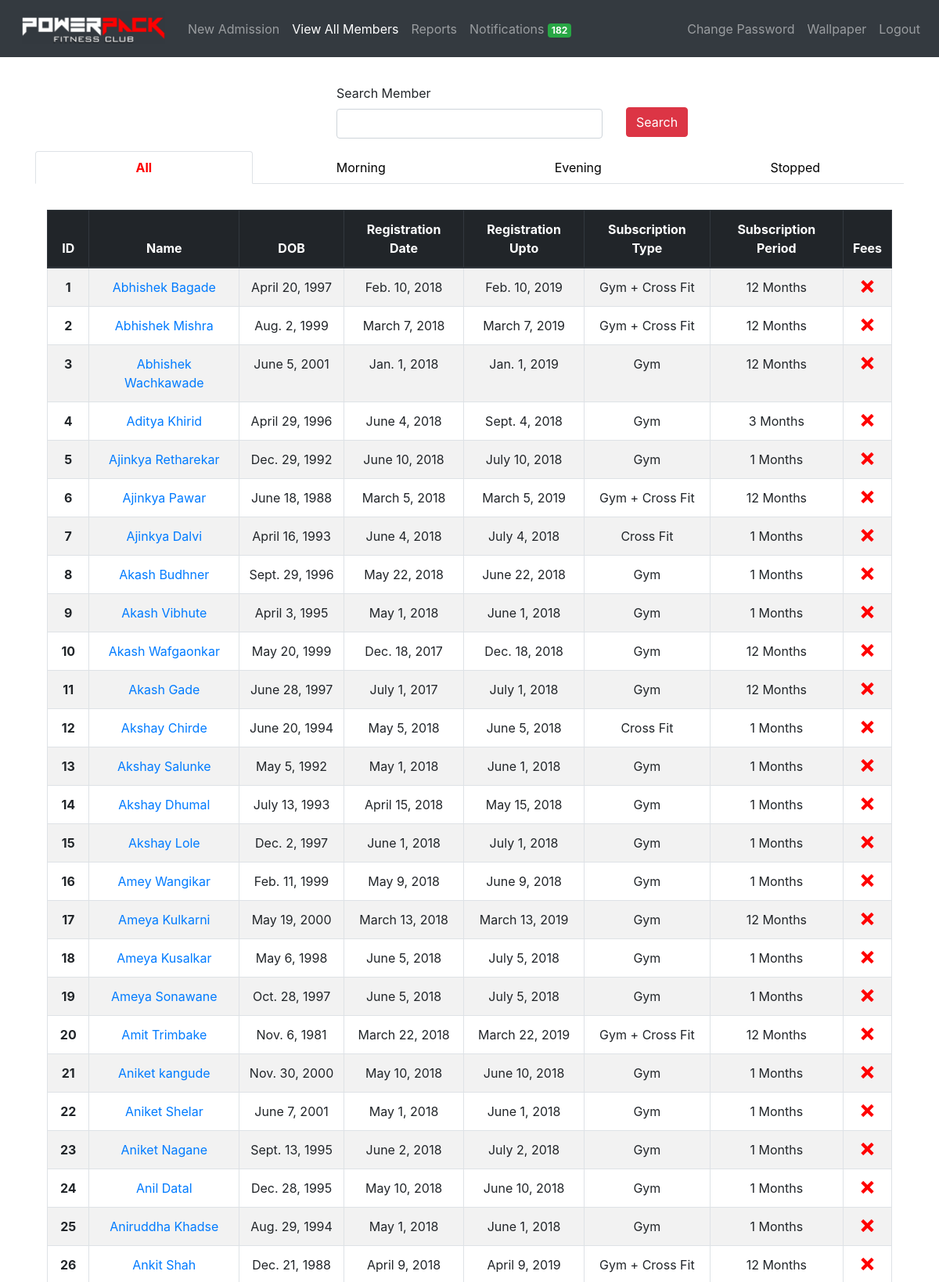
Page /members/view/ (signed in, upper part) on the committed database.
### members/models.py (models this page shows, shortened)
class Member(models.Model):
    member_id = models.AutoField(primary_key=True)
    first_name = models.CharField(('First Name'), max_length=50)
    last_name = models.CharField(('Last Name'), max_length=50)
    mobile_number = models.CharField(('Mobile Number'), max_length=10, unique=True)
    email = models.EmailField(null=True, blank=True)
    address = models.CharField(max_length=300, blank=True)
    medical_history = models.CharField(('Medical History'), max_length=300, blank=True, default='None')
    admitted_on = models.DateField(auto_now_add=True)
    registration_date = models.DateField(('Registration Date'), default='dd/mm/yyyy')
    registration_upto = models.DateField()
    dob = models.DateField(default='dd/mm/yyyy')
    subscription_type  = models.CharField(
                                ('Subscription Type'),
                                max_length=30,
                                choices=SUBSCRIPTION_TYPE_CHOICES,
                                default=SUBSCRIPTION_TYPE_CHOICES[0][0]
                            )
    subscription_period = models.CharField(
                                ('Subscription Period'),
                                max_length=30,
                                choices=SUBSCRIPTION_PERIOD_CHOICES,
                                default=SUBSCRIPTION_PERIOD_CHOICES[0][0]
                            )
    amount = models.CharField(max_length=30)
    fee_status = models.CharField(
                                ('Fee Status'),
                                max_length=30,
                                choices=FEE_STATUS,
                                default=FEE_STATUS[0][0]
                            )
    batch = models.CharField(
                                max_length=30,
                                choices=BATCH,
                                default=BATCH[0][0]
                            )
    photo = models.FileField(upload_to='photos/', blank=True)
    notification = models.IntegerField(default=2, blank=True)
    stop = models.IntegerField(('Status'), choices=STATUS, default=STATUS[0][0], blank=True)

### members/views.py (the view)
# urls.py: path('view/', login_required(views.view_member), name='view_member'),
def view_member(request):
    view_all = Member.objects.filter(stop=0).order_by('first_name')
    paginator = Paginator(view_all, 100)
    try:
        page = request.GET.get('page', 1)
        view_all = paginator.page(page)
    except PageNotAnInteger:
        view_all = paginator.page(1)
    except EmptyPage:
        view_all = paginator.page(paginator.num_pages)
    search_form = SearchForm()
    evening = Member.objects.filter(batch='evening', stop=0).order_by('first_name')
    morning = Member.objects.filter(batch='morning', stop=0).order_by('first_name')
    stopped = Member.objects.filter(stop=1).order_by('first_name')
    context = {
        'all': view_all,
        'morning': morning,
        'evening': evening,
        'stopped': stopped,
        'search_form': search_form,
        'subs_end_today_count': get_notification_count(),
    }
    return render(request, 'view_member.html', context)

### members/models.py (shortened to what this page needs)
class SearchForm(forms.Form):
    search = forms.CharField(label='Search Member', max_length=100, required=False)

### members/templatetags/tags.py (called while the page is built)
@register.filter(name='add_css')
def add_css(field, css):
    return field.as_widget(attrs={"class": css})

### notifications/config.py (called while the page is built)
def get_notification_count():
    NOTIF_COUNT = Member.objects.filter(
        registration_upto__gte=datetime.datetime.now(),
        registration_upto__lte=datetime.date.today() + datetime.timedelta(days=1),
        notification=1).exclude(stop=1)
    PENDING_COUNT = Member.objects.filter(fee_status='pending', notification=1).exclude(stop=1)
    return (NOTIF_COUNT | PENDING_COUNT).distinct().count()

### members/templates/view_member.html (shortened to what this page needs)
{% extends 'base.html' %}
{% load tags %}
{% load staticfiles %}
{% block content %}
<div class="container" style="margin-top: 3%">
    <form method="POST" action="{% url 'search_member' %}">
        <div class="row">
            <div class="form-group col"></div>
            <div class="form-group col">
                <label for="search">{{ search_form.search.label }}</label>
                {{ search_form.search | add_css:"form-control" }}
            </div>
            <div class="{% if not result %} col {% endif %}">
              <button type="submit" id="submit" class="btn btn-danger" style="margin-top: 30px;">Search</button>
            </div>
        </div>
    </form>
</div>
{% if result %}
  <div class="container" style="margin-top: 3%">
      <table class="table table-striped table-bordered">
        <thead class="text-center thead-dark">
          <tr>
            <th scope="col">ID</th>
            <th scope="col">Name</th>
            <th scope="col">DOB</th>
            <th scope="col">Registration Date</th>
            <th scope="col">Registration Upto</th>
            <th scope="col">Subscription Type</th>
            <th scope="col">Subscription Period</th>
            <th scope="col">Fees</th>
            <th scope="col">Delete User</th>
          </tr>
        </thead>
        <tbody class="text-center">
          {% for member in result %}
            <tr>
              <th scope="row">{{ forloop.counter }}</th>
              <td><a href="/members/update/{{ member.member_id }}">{{ member.first_name }} {{ member.last_name }}</a></td>
              <td>{{ member.dob }}</td>
              <td>{{ member.registration_date }}</td>
              <td>{{ member.registration_upto }}</td>
              <td>{{ member.get_subscription_type_display }}</td>
              <td>{{ member.subscription_period }} Months</td>
              <td>
                  {% if member.fee_status == 'paid' %}
                  <span class="icon-checkmark" style="color: green"></span>
                  {% else %}
                  <span class="icon-cross" style="color: red"></span>
                  {% endif %}
              </td>
              <td><a href="/members/delete/{{ member.member_id }}/"><button class="btn btn-danger" onclick="return confirm('Are you sure you want to delete this? This will permanently delete the record!')">Delete</button></a></td>
            </tr>
          {% endfor %}
          </tbody>
      </table>
  </div>
{% else %}
  <ul class="nav nav-tabs nav-justified" id="myTab" role="tablist">
    <li class="nav-item">
      <a class="nav-link active" id="home-tab" data-toggle="tab" href="#all" role="tab" aria-controls="home" aria-selected="true">All</a>
    </li>
    <li class="nav-item">
      <a class="nav-link" id="home-tab" data-toggle="tab" href="#morning" role="tab" aria-controls="home" aria-selected="true">Morning</a>
    </li>
    <li class="nav-item">
      <a class="nav-link" id="profile-tab" data-toggle="tab" href="#evening" role="tab" aria-controls="profile" aria-selected="false">Evening</a>
    </li>
    <li class="nav-item">
      <a class="nav-link" id="profile-tab" data-toggle="tab" href="#stopped" role="tab" aria-controls="stopped" aria-selected="false">Stopped</a>
    </li>
  </ul>
  <div class="tab-content" id="myTabContent">
    <div class="tab-pane fade show active" id="all" role="tabpanel" aria-labelledby="home-tab">
      <div class="container" style="margin-top: 3%">
          <table class="table table-striped table-bordered">
            <thead class="text-center thead-dark">
              <tr>
                <th scope="col">ID</th>
                <th scope="col">Name</th>
                <th scope="col">DOB</th>
                <th scope="col">Registration Date</th>
                <th scope="col">Registration Upto</th>
                <th scope="col">Subscription Type</th>
                <th scope="col">Subscription Period</th>
                <th scope="col">Fees</th>
              </tr>
            </thead>
            <tbody class="text-center">
              {% for member in all %}
                <tr>
                  <th scope="row">{{ all.start_index|add:forloop.counter0  }}</th>
                  <td><a href="/members/update/{{ member.member_id }}">{{ member.first_name }} {{ member.last_name }}</a></td>
                  <td>{{ member.dob }}</td>
                  <td>{{ member.registration_date }}</td>
                  <td>{{ member.registration_upto }}</td>
                  <td>{{ member.get_subscription_type_display }}</td>
                  <td>{{ member.subscription_period }} Months</td>
                  <td>
                      {% if member.fee_status == 'paid' %}
                      <span class="icon-checkmark" style="color: green"></span>
                      {% else %}
                      <span class="icon-cross" style="color: red"></span>
                      {% endif %}
                  </td>
                </tr>
              {% endfor %}
              </tbody>
          </table>
      </div>
    </div>
  </div>
{% endif %}
{% endblock %}

### templates/base.html (shortened to what this page needs)
<!doctype html>
{% load static %}
<html lang="en">
  <head>
    <link rel="stylesheet" href="{% static 'css/bootstrap.min.css' %}">
    <link rel="stylesheet" href="{% static 'css/style.css' %}">
  </head>
  <body>
    <nav class="navbar navbar-expand-lg navbar-dark bg-dark">
      <a class="navbar-brand" href="/"><img src="{% static 'images/p_logo.png' %}" class="img-fluid" style="width: 200px"></a>
      {% if request.user.username %}
      <div class="collapse navbar-collapse" id="navbarNav">
        <ul class="navbar-nav">
          <li class="nav-item {% if request.resolver_match.url_name == 'members' %} active {% endif %}">
            <a class="nav-link" href="{% url 'members'%}">New Admission<span class="sr-only">(current)</span></a>
          </li>
          <li class="nav-item  {% if request.resolver_match.url_name == 'view_member' %} active {% endif %}">
            <a class="nav-link" href="{% url 'view_member'%}">View All Members</a>
          </li>
          <li class="nav-item {% if request.resolver_match.url_name == 'reports' %} active {% endif %}">
            <a class="nav-link" href="{% url 'reports' %}">Reports</a>
          </li>
          <li class="nav-item  {% if request.resolver_match.url_name == 'notifications' %} active {% endif %}">
            <a class="nav-link" href="{% url 'notifications'%}">Notifications <span class="badge badge-success">{{ subs_end_today_count }}</span></a>
          </li>
        </ul>
        <ul class="navbar-nav ml-auto">
          <li class="nav-item {% if request.resolver_match.url_name == 'change_password' %} active {% endif %}">
              <a class="nav-link" href="{% url 'change_password'%}">Change Password</a>
          </li>
          <li class="nav-item  {% if request.resolver_match.url_name == 'set_wallpaper' %} active {% endif %}">
              <a class="nav-link" href="{% url 'set_wallpaper'%}">Wallpaper<span class="sr-only">(current)</span></a>
          </li>
          <li class="nav-item">
            <a class="nav-link" href="{% url 'logout'%}">Logout</a>
          </li>
        </ul>
        {% endif %}
      </div>
    </nav>
    <div class="container">
        {% block content %}
        {% endblock %}
    </div>
  </body>
</html>

### static/css/style.css (style rules this page uses)
[class^="icon-"], [class*=" icon-"] { font-family: 'icomoon' !important; speak: none; font-style: normal; font-weight: normal; font-variant: normal; text-transform: none; line-height: 1; -webkit-font-smoothing: antialiased; -moz-osx-font-smoothing: grayscale; }
.icon-cross:before { content: "\ea0f"; }
.nav-tabs .nav-item.show .nav-link, .nav-tabs .nav-link { color: black; }
.nav-tabs .nav-item.show .nav-link, .nav-tabs .nav-link.active { color: red; font-weight: bold; }

### rows in the picture
Member: start_index|add "1", first_name "Abhishek", last_name "Bagade", dob "April 20, 1997", registration_date "Feb. 10, 2018", registration_upto "Feb. 10, 2019", subscription_type "Gym + Cross Fit", subscription_period "12"
Member: start_index|add "2", first_name "Abhishek", last_name "Mishra", dob "Aug. 2, 1999", registration_date "March 7, 2018", registration_upto "March 7, 2019", subscription_type "Gym + Cross Fit", subscription_period "12"
Member: start_index|add "3", first_name "Abhishek", last_name "Wachkawade", dob "June 5, 2001", registration_date "Jan. 1, 2018", registration_upto "Jan. 1, 2019", subscription_type "Gym", subscription_period "12"
Member: start_index|add "4", first_name "Aditya", last_name "Khirid", dob "April 29, 1996", registration_date "June 4, 2018", registration_upto "Sept. 4, 2018", subscription_type "Gym", subscription_period "3"
Member: start_index|add "5", first_name "Ajinkya", last_name "Retharekar", dob "Dec. 29, 1992", registration_date "June 10, 2018", registration_upto "July 10, 2018", subscription_type "Gym", subscription_period "1"
Member: start_index|add "6", first_name "Ajinkya", last_name "Pawar", dob "June 18, 1988", registration_date "March 5, 2018", registration_upto "March 5, 2019", subscription_type "Gym + Cross Fit", subscription_period "12"
Member: start_index|add "7", first_name "Ajinkya", last_name "Dalvi", dob "April 16, 1993", registration_date "June 4, 2018", registration_upto "July 4, 2018", subscription_type "Cross Fit", subscription_period "1"
Member: start_index|add "8", first_name "Akash", last_name "Budhner", dob "Sept. 29, 1996", registration_date "May 22, 2018", registration_upto "June 22, 2018", subscription_type "Gym", subscription_period "1"
Member: start_index|add "9", first_name "Akash", last_name "Vibhute", dob "April 3, 1995", registration_date "May 1, 2018", registration_upto "June 1, 2018", subscription_type "Gym", subscription_period "1"
Member: start_index|add "10", first_name "Akash", last_name "Wafgaonkar", dob "May 20, 1999", registration_date "Dec. 18, 2017", registration_upto "Dec. 18, 2018", subscription_type "Gym", subscription_period "12"
Member: start_index|add "11", first_name "Akash", last_name "Gade", dob "June 28, 1997", registration_date "July 1, 2017", registration_upto "July 1, 2018", subscription_type "Gym", subscription_period "12"
Member: start_index|add "12", first_name "Akshay", last_name "Chirde", dob "June 20, 1994", registration_date "May 5, 2018", registration_upto "June 5, 2018", subscription_type "Cross Fit", subscription_period "1"
Member: start_index|add "13", first_name "Akshay", last_name "Salunke", dob "May 5, 1992", registration_date "May 1, 2018", registration_upto "June 1, 2018", subscription_type "Gym", subscription_period "1"
Member: start_index|add "14", first_name "Akshay", last_name "Dhumal", dob "July 13, 1993", registration_date "April 15, 2018", registration_upto "May 15, 2018", subscription_type "Gym", subscription_period "1"
Member: start_index|add "15", first_name "Akshay", last_name "Lole", dob "Dec. 2, 1997", registration_date "June 1, 2018", registration_upto "July 1, 2018", subscription_type "Gym", subscription_period "1"
Member: start_index|add "16", first_name "Amey", last_name "Wangikar", dob "Feb. 11, 1999", registration_date "May 9, 2018", registration_upto "June 9, 2018", subscription_type "Gym", subscription_period "1"
Member: start_index|add "17", first_name "Ameya", last_name "Kulkarni", dob "May 19, 2000", registration_date "March 13, 2018", registration_upto "March 13, 2019", subscription_type "Gym", subscription_period "12"
Member: start_index|add "18", first_name "Ameya", last_name "Kusalkar", dob "May 6, 1998", registration_date "June 5, 2018", registration_upto "July 5, 2018", subscription_type "Gym", subscription_period "1"
Member: start_index|add "19", first_name "Ameya", last_name "Sonawane", dob "Oct. 28, 1997", registration_date "June 5, 2018", registration_upto "July 5, 2018", subscription_type "Gym", subscription_period "1"
Member: start_index|add "20", first_name "Amit", last_name "Trimbake", dob "Nov. 6, 1981", registration_date "March 22, 2018", registration_upto "March 22, 2019", subscription_type "Gym + Cross Fit", subscription_period "12"
Member: start_index|add "21", first_name "Aniket", last_name "kangude", dob "Nov. 30, 2000", registration_date "May 10, 2018", registration_upto "June 10, 2018", subscription_type "Gym", subscription_period "1"
Member: start_index|add "22", first_name "Aniket", last_name "Shelar", dob "June 7, 2001", registration_date "May 1, 2018", registration_upto "June 1, 2018", subscription_type "Gym", subscription_period "1"
Member: start_index|add "23", first_name "Aniket", last_name "Nagane", dob "Sept. 13, 1995", registration_date "June 2, 2018", registration_upto "July 2, 2018", subscription_type "Gym", subscription_period "1"
Member: start_index|add "24", first_name "Anil", last_name "Datal", dob "Dec. 28, 1995", registration_date "May 10, 2018", registration_upto "June 10, 2018", subscription_type "Gym", subscription_period "1"
Member: start_index|add "25", first_name "Aniruddha", last_name "Khadse", dob "Aug. 29, 1994", registration_date "May 1, 2018", registration_upto "June 1, 2018", subscription_type "Gym", subscription_period "1"
Member: start_index|add "26", first_name "Ankit", last_name "Shah", dob "Dec. 21, 1988", registration_date "April 9, 2018", registration_upto "April 9, 2019", subscription_type "Gym + Cross Fit", subscription_period "12"

### other values in the picture
{{ subs_end_today_count }} "182"
{{ search_form.search.label }} "Search Member"
